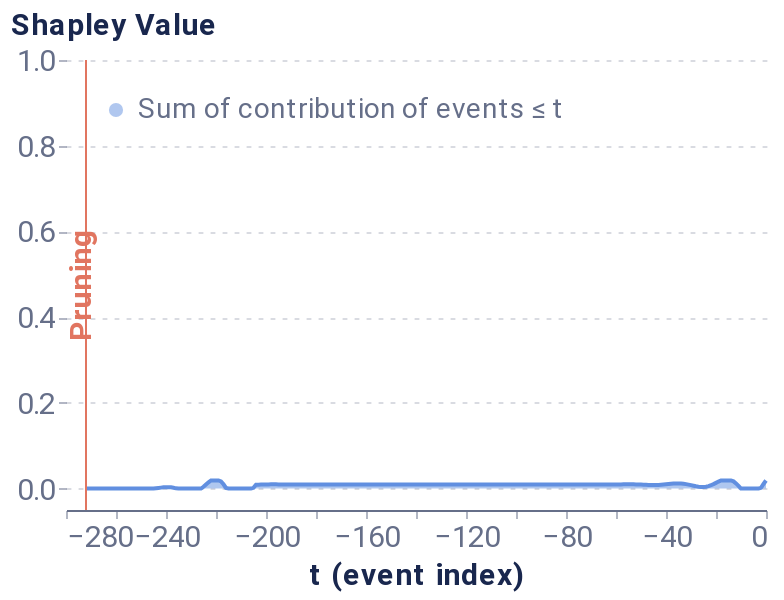

The notebook cell this image was saved under:
### Markdown cell above
### Individual Plots

#### Local Plots

### Code cell
from timeshap.explainer import local_pruning
from timeshap.plot import plot_temp_coalition_pruning

pruning_dict = {'tol': 0.00000005,}
coal_plot_data, coal_prun_idx = local_pruning(f, random_sequence, pruning_dict, average_event)
# coal_prun_idx is in negative terms
pruning_idx = random_sequence.shape[1] + coal_prun_idx
pruning_plot = plot_temp_coalition_pruning(coal_plot_data, coal_prun_idx, plot_limit=280)
pruning_plot

### Figure 1 — Vega-Lite specification as saved in the notebook (floating-point values rounded to 4 significant figures; data arrays with more than 128 entries replaced by an {"elided": "..."} marker saying what was removed)
{"config": {"axis": {"domain": true, "domainColor": "#666F89", "grid": false, "gridCap": "round", "gridColor": "#B3B7C4", "gridDash": [2, 4], "gridWidth": 0.5, "labelColor": "#666F89", "labelFont": "Roboto, Arial, sans-serif", "labelPadding": 2, "tickColor": "#666F89", "tickOpacity": 0.5, "tickSize": 4, "titleColor": "#19274E", "titleFont": "Roboto, Arial, sans-serif", "titleFontSize": 12}, "axisBand": {"domain": true, "labelPadding": 4, "ticks": false}, "axisY": {"domain": false, "titleAlign": "left", "titleAngle": 0, "titleX": -20, "titleY": -10}, "legend": {"labelColor": "#666F89", "labelFont": "Roboto, Arial, sans-serif", "labelFontSize": 12, "symbolSize": 40, "titleColor": "#19274E", "titleFont": "Roboto, Arial, sans-serif", "titleFontSize": 12, "titlePadding": 4}, "arc": {"stroke": "#FFFFFF", "strokeWidth": 1}, "bar": {"fill": "#2770EB", "stroke": null}, "line": {"stroke": "#2770EB", "strokeWidth": 2}, "path": {"stroke": "#2770EB", "strokeWidth": 0.5}, "point": {"fill": "#2770EB", "shape": "circle", "filled": true}, "rect": {"fill": "#2770EB"}, "rule": {"stroke": "#666F89"}, "shape": {"stroke": "#2770EB"}, "text": {"color": "#19274E", "font": "Roboto, Arial, sans-serif", "fontSize": 12}, "range": {"category": ["#2770EB", "#77B98A", "#DA5252", "#FFC400", "#A87AEA", "#00A39E", "#19274E"], "diverging": ["#006360", "#2BB3AE", "#96D9D7", "#FFFFFF", "#EDAAAA", "#DA5252", "#811D1D"], "heatmap": ["#18448F", "#1B4EA5", "#2770EB", "#4C88EE", "#82ACF3", "#A6C4F7", "#E9F1FD"], "ramp": ["#18448F", "#1B4EA5", "#2770EB", "#4C88EE", "#82ACF3", "#A6C4F7", "#E9F1FD"]}, "background": "#FFFFFF", "group": {"fill": "#FFFFFF"}, "header": {"labelColor": "#19274E", "labelFont": "Roboto, Arial, sans-serif", "labelFontSize": 12, "titleColor": "#19274E", "titleFont": "Roboto, Arial, sans-serif", "titleFontSize": 16}, "title": {"anchor": "start", "color": "#19274E", "font": "Roboto, Arial, sans-serif", "fontSize": 20, "fontWeight": "bold", "offset": 20, "subtitleColor": "#19274E", "subtitleFontSize": 16}, "view": {"continuousHeight": 300, "continuousWidth": 400, "stroke": "transparent"}}, "layer": [{"mark": {"type": "area", "opacity": 0.5}, "encoding": {"color": {"field": "Coalition", "legend": {"fillColor": "white", "labelFontSize": 14, "labelLimit": 0, "orient": "top-left", "symbolSize": 50, "symbolStrokeWidth": 0, "title": null}, "scale": {"domain": ["Sum of contribution of events ≤ t"], "range": ["#618FE0"]}, "type": "nominal"}, "x": {"axis": {"labelFontSize": 15, "title": "t (event index)", "titleFontSize": 15}, "field": "t (event index)", "type": "quantitative"}, "y": {"axis": {"grid": true, "labelFontSize": 15, "titleFontSize": 15, "titleX": -28}, "field": "Shapley Value", "scale": {"domain": [-0.05, 1]}, "type": "quantitative"}}}, {"mark": "line", "encoding": {"color": {"field": "Coalition", "legend": {"fillColor": "white", "labelFontSize": 14, "labelLimit": 0, "orient": "top-left", "symbolSize": 50, "symbolStrokeWidth": 0, "title": null}, "scale": {"domain": ["Sum of contribution of events ≤ t"], "range": ["#618FE0"]}, "type": "nominal"}, "x": {"axis": {"labelFontSize": 15, "title": "t (event index)", "titleFontSize": 15}, "field": "t (event index)", "type": "quantitative"}, "y": {"axis": {"grid": true, "labelFontSize": 15, "titleFontSize": 15, "titleX": -28}, "field": "Shapley Value", "scale": {"domain": [-0.05, 1]}, "type": "quantitative"}}}, {"data": {"name": "data-0d80ef9f9cbbe7d446f1620e7db0fdc0"}, "mark": {"type": "rule", "color": "#E17560"}, "encoding": {"x": {"field": "x", "type": "quantitative"}}}, {"data": {"name": "data-be753f317ab609e8c2e99cfa0fe3dc62"}, "mark": {"type": "text", "angle": 270, "color": "#E17560", "fontSize": 15, "fontWeight": "bold", "text": "Pruning"}, "encoding": {"x": {"field": "x", "type": "quantitative"}}}], "data": {"name": "data-d6d694b14039e735e7d32a392c18d453"}, "height": 225, "width": 350, "$schema": "https://vega.github.io/schema/vega-lite/v4.17.0.json", "datasets": {"data-d6d694b14039e735e7d32a392c18d453": {"elided": "546 records"}, "data-0d80ef9f9cbbe7d446f1620e7db0fdc0": [{"x": -272}], "data-be753f317ab609e8c2e99cfa0fe3dc62": [{"x": -274}]}}
